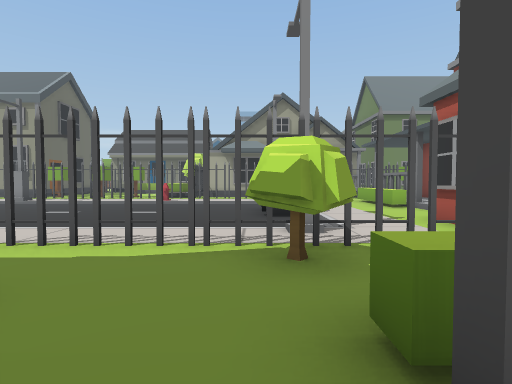
View 1 (above)

22 first-person views from a walk through a scene from a Unity 3-D project. The camera is 1.3 m above the floor, tilts 2° down and sees 80° across. Doors are open. The floor is counted in squares, 2 m on a side. Each view is taken from the middle of a square. On the plan, view 1 faces up. The plan holds only what a view shows up to about 10 squares ahead; the rest is blank. The place goes on beyond the plan.

View 2
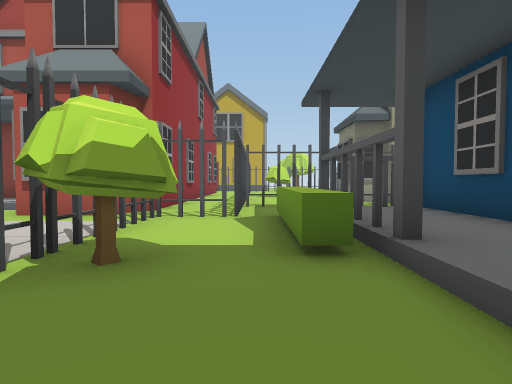

View 3
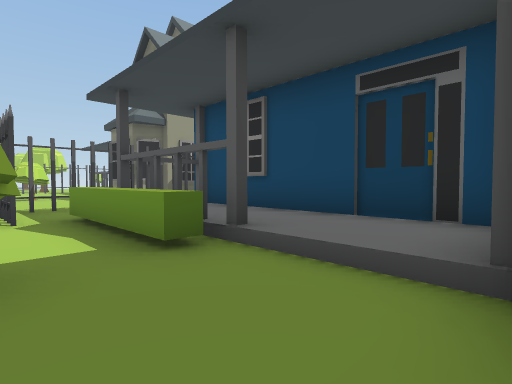

View 4
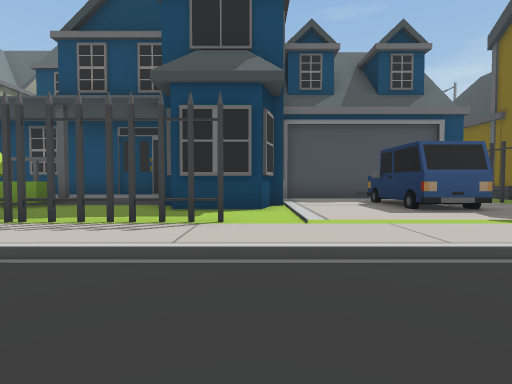

View 5
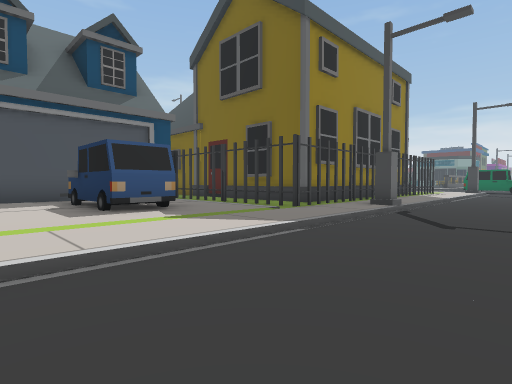

View 6
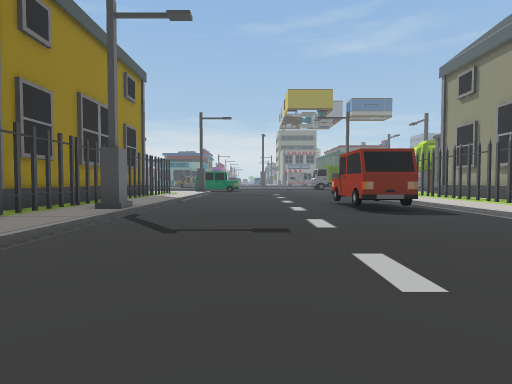

View 7
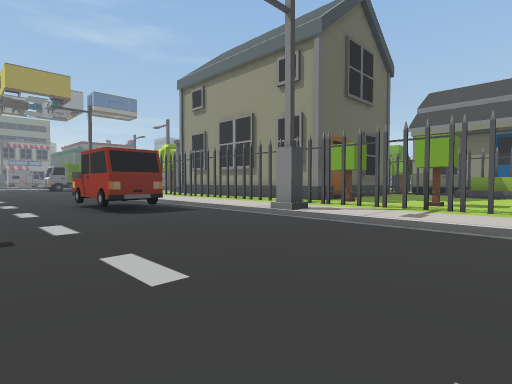

View 8
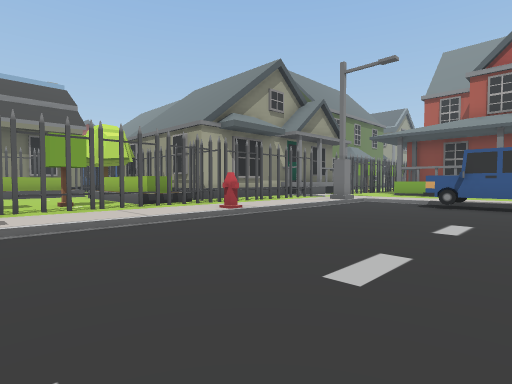

View 9
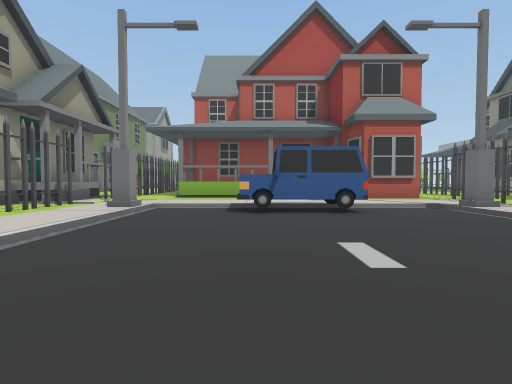

View 10
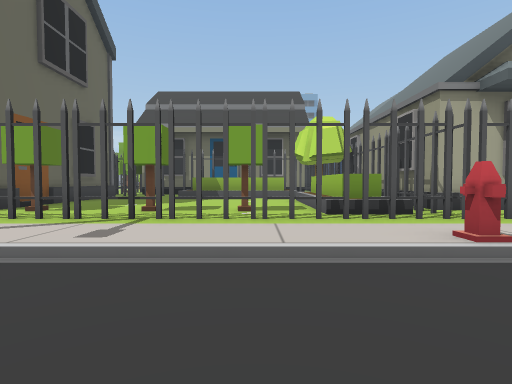

View 11
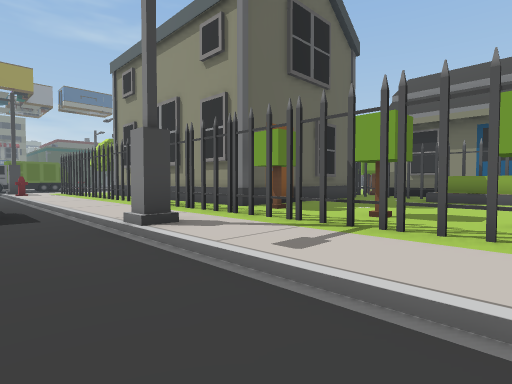

View 12
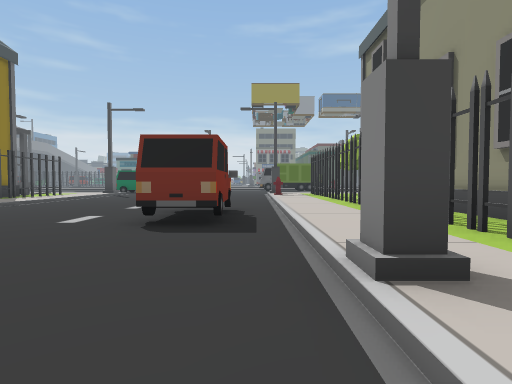

View 13
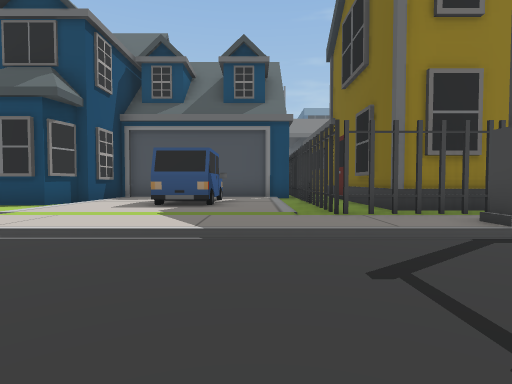

View 14
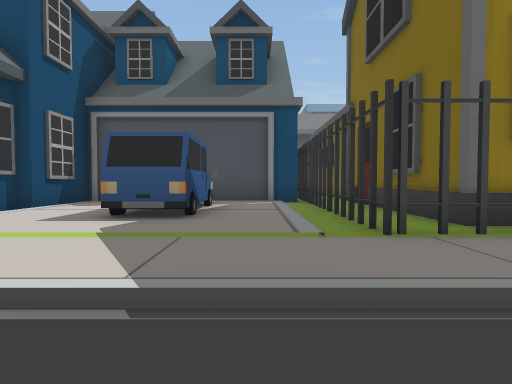

View 15
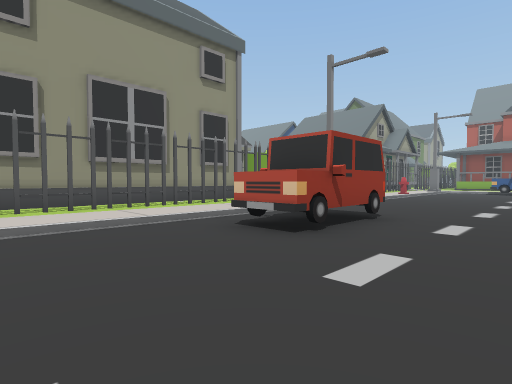

View 16
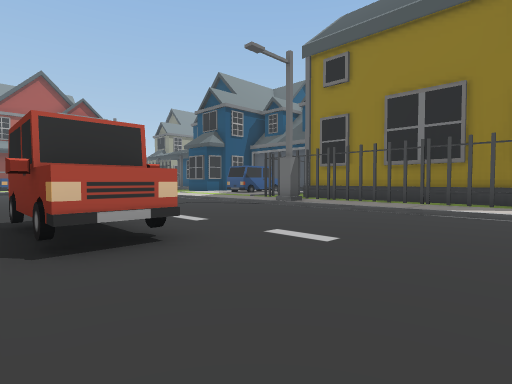

View 17
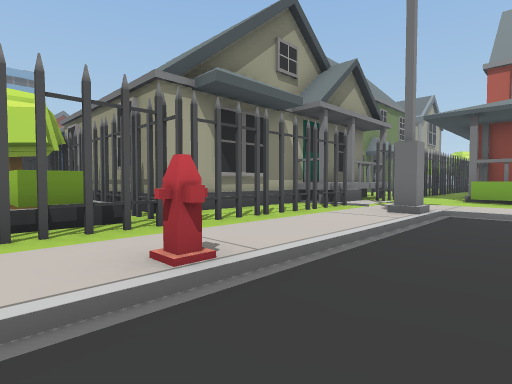

View 18
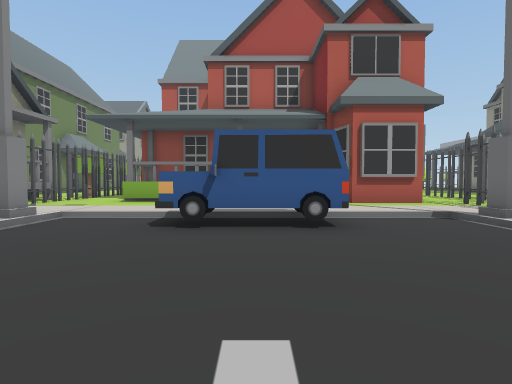

View 19
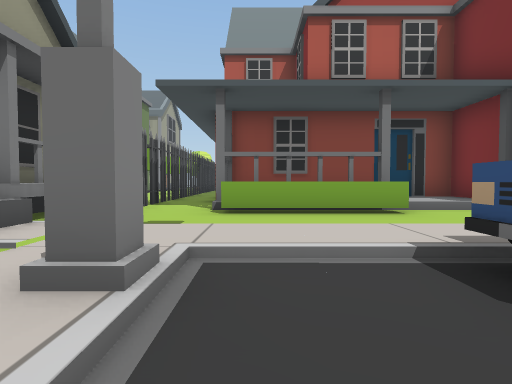

View 20
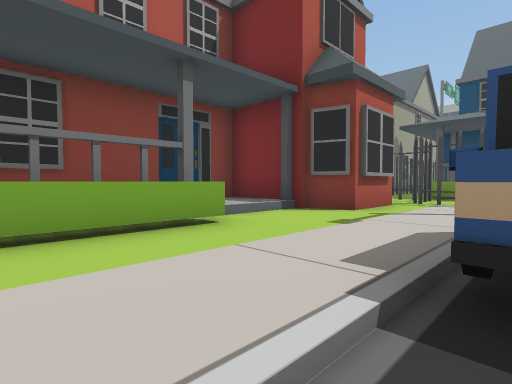

View 21
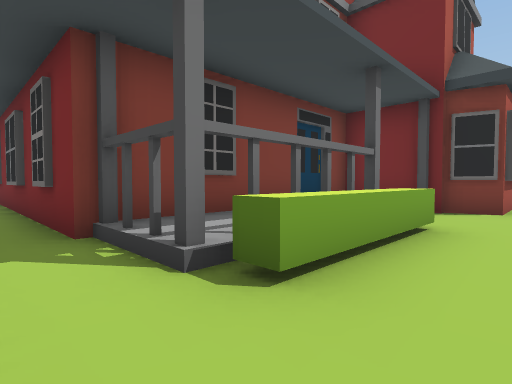

View 22
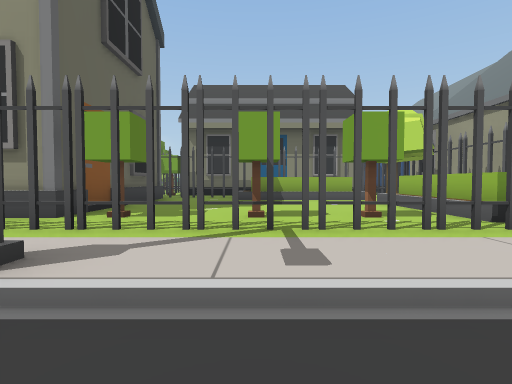

### Floor plan
Key: @ floor where view 1 was taken; # wall or solid block; x gap in a wall; . main floor; : floor 0.25 m higher than the main floor; - floor 0.25 m lower than the main floor; / step, stairs or slope; ^ raised ledge; C car; T thing the floor can be seen under or through; R tree; H hydrant; O other object.
Columns run from 18 left of view 1 to 14 right of it. Each row starts with its distance up from view 1.
 22         ####
 21        #  OOOO #
 20        #..////R##
 19        #...../ ##
 18        #...../O##
 17        #...../O##
 16  #######R.R.R/O#########
 15  ............//#####^#^^. O
 14 #..#..TTTTTTTT/.........#########
 13 ........T.....H....#...####
 12 --------------------..O#:#
 11 ---CCC--------------..O#:#
 10 ----CC------------CC..O# #
  9 ------------------CC.../ #
  8 ------------------CC.../:#
  7 --------------------...###
  6 --------------------..##
  5 ......#............T..##
  4 ########.......#.TTTx##
  3  ######.#.CC......RR..#
  2       #.#.CC..##......##
  1       #.x.CC..###//OOOO#
  0       #.#.CC..#  :@:::##
 -1       #.#######  ######
 -2       # #
 -3       # #

Where each view was taken, in squares from view 1:
view 1: 0 up, 0 right, facing up
view 2: 2 up, 2 left, facing right
view 3: 3 up, 2 left, facing down-right
view 4: 8 up, 4 left, facing down
view 5: 8 up, 5 left, facing down-left
view 6: 8 up, 6 left, facing left
view 7: 8 up, 6 left, facing up-left
view 8: 8 up, 8 left, facing up-right
view 9: 10 up, 6 left, facing right
view 10: 10 up, 6 left, facing up
view 11: 11 up, 6 left, facing up-left
view 12: 12 up, 8 left, facing left
view 13: 9 up, 9 left, facing down
view 14: 7 up, 9 left, facing down
view 15: 8 up, 18 left, facing up-right
view 16: 12 up, 18 left, facing down-right
view 17: 11 up, 5 left, facing up-right
view 18: 9 up, 4 left, facing right
view 19: 12 up, 1 left, facing right
view 20: 12 up, 1 right, facing down-right
view 21: 14 up, 3 right, facing down-right
view 22: 11 up, 8 left, facing up
